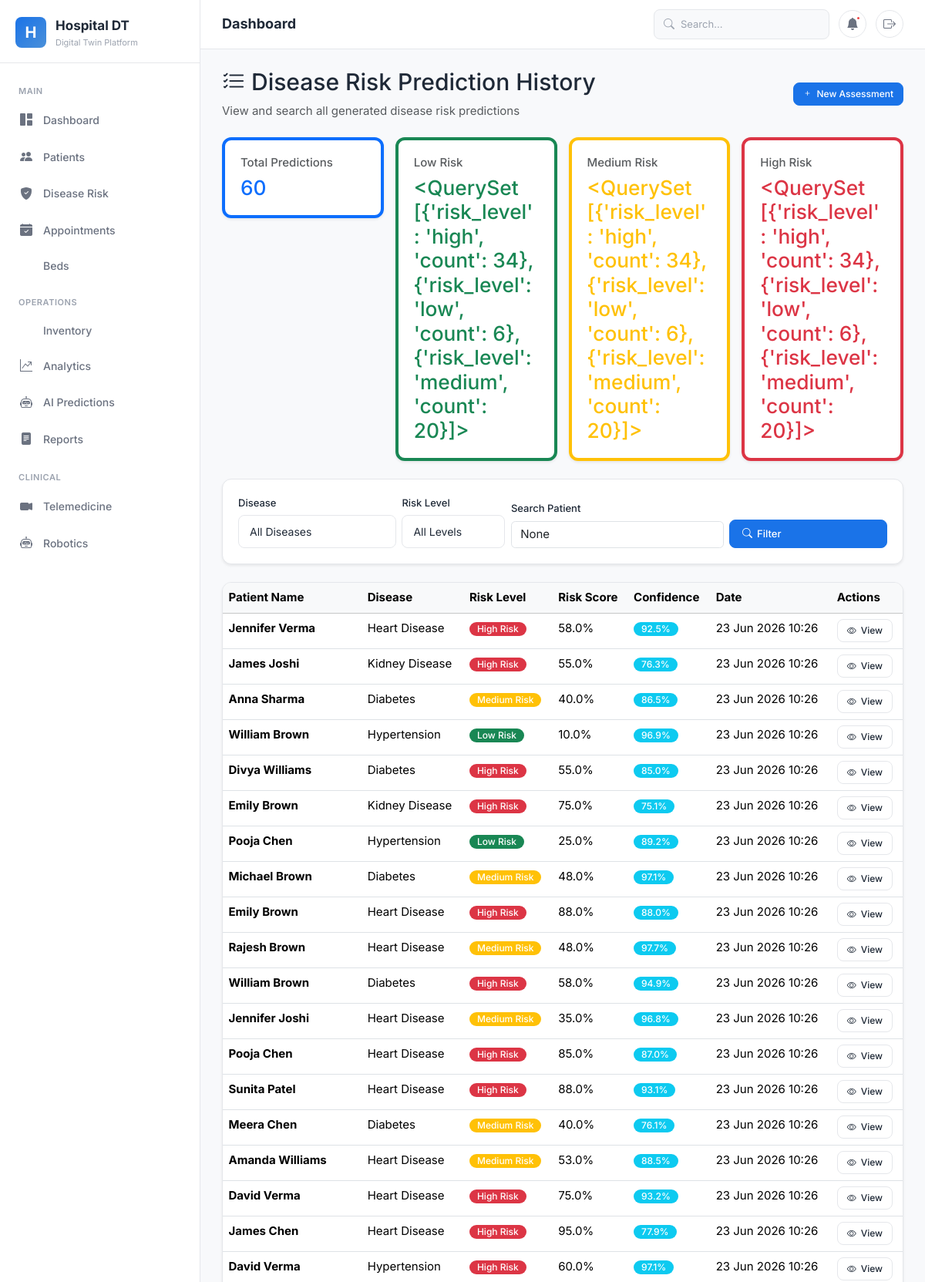
Page /disease-risk/history/ (signed in, upper part) on the committed database.
### disease_risk/models.py (models this page shows, shortened)
class DiseaseRiskPrediction(models.Model):
    DISEASE_CHOICES = [
        ('diabetes', 'Diabetes'),
        ('heart_disease', 'Heart Disease'),
        ('hypertension', 'Hypertension'),
        ('kidney_disease', 'Kidney Disease'),
    ]
    RISK_LEVEL_CHOICES = [
        ('low', 'Low Risk'),
        ('medium', 'Medium Risk'),
        ('high', 'High Risk'),
    ]
    GENDER_CHOICES = [
        ('male', 'Male'),
        ('female', 'Female'),
    ]
    patient_name = models.CharField(max_length=200)
    age = models.IntegerField()
    gender = models.CharField(max_length=10, choices=GENDER_CHOICES)
    blood_pressure = models.FloatField(help_text='Systolic BP in mmHg')
    sugar_level = models.FloatField(help_text='Blood sugar level in mg/dL')
    bmi = models.FloatField(help_text='Body Mass Index')
    cholesterol = models.FloatField(help_text='Total cholesterol in mg/dL')
    heart_rate = models.IntegerField(help_text='Heart rate in bpm')
    disease_type = models.CharField(max_length=50, choices=DISEASE_CHOICES)
    risk_level = models.CharField(max_length=20, choices=RISK_LEVEL_CHOICES)
    risk_score = models.FloatField()
    confidence_score = models.FloatField()
    recommendations = models.TextField(blank=True)
    created_by = models.ForeignKey(User, on_delete=models.SET_NULL, null=True)
    created_at = models.DateTimeField(auto_now_add=True)
    class Meta:
        ordering = ['-created_at']

### disease_risk/views.py (the view)
# urls.py: path('history/', views.prediction_history, name='prediction_history'),
@admin_required
def prediction_history(request):
    predictions = DiseaseRiskPrediction.objects.select_related('created_by').order_by('-created_at')
    disease = request.GET.get('disease')
    risk = request.GET.get('risk')
    search = request.GET.get('q')
    if disease:
        predictions = predictions.filter(disease_type=disease)
    if risk:
        predictions = predictions.filter(risk_level=risk)
    if search:
        predictions = predictions.filter(patient_name__icontains=search)
    disease_stats = DiseaseRiskPrediction.objects.values('disease_type').annotate(
        count=Count('id'),
        avg_risk=Avg('risk_score'),
    ).order_by('-count')
    risk_distribution = DiseaseRiskPrediction.objects.values('risk_level').annotate(
        count=Count('id'),
    ).order_by('risk_level')
    context = {
        'predictions': predictions,
        'disease_stats': disease_stats,
        'risk_distribution': risk_distribution,
        'selected_disease': disease,
        'selected_risk': risk,
        'search_query': search,
    }
    return render(request, 'disease_risk/prediction_history.html', context)

### HospitalDigitalTwin/disease_risk/templates/disease_risk/prediction_history.html (shortened to what this page needs)
{% extends 'base.html' %}
{% load static %}
{% block content %}
<div class="d-flex justify-content-between align-items-center mb-4">
    <div>
        <h2><i class="bi bi-list-check"></i> Disease Risk Prediction History</h2>
        <p class="text-muted mb-0">View and search all generated disease risk predictions</p>
    </div>
    <a href="{% url 'disease_risk:risk_assessment' %}" class="btn btn-primary btn-sm"><i class="bi bi-plus"></i> New Assessment</a>
</div>
<div class="row g-3 mb-4">
    <div class="col-md-3">
        <div class="card border-primary border-start border-4 shadow-sm">
            <div class="card-body">
                <h6 class="text-muted">Total Predictions</h6>
                <h3 class="mb-0 text-primary">{{ predictions|length }}</h3>
            </div>
        </div>
    </div>
    <div class="col-md-3">
        <div class="card border-success border-start border-4 shadow-sm">
            <div class="card-body">
                <h6 class="text-muted">Low Risk</h6>
                <h3 class="mb-0 text-success">{{ risk_distribution|default:0 }}</h3>
            </div>
        </div>
    </div>
    <div class="col-md-3">
        <div class="card border-warning border-start border-4 shadow-sm">
            <div class="card-body">
                <h6 class="text-muted">Medium Risk</h6>
                <h3 class="mb-0 text-warning">{{ risk_distribution|default:0 }}</h3>
            </div>
        </div>
    </div>
    <div class="col-md-3">
        <div class="card border-danger border-start border-4 shadow-sm">
            <div class="card-body">
                <h6 class="text-muted">High Risk</h6>
                <h3 class="mb-0 text-danger">{{ risk_distribution|default:0 }}</h3>
            </div>
        </div>
    </div>
</div>
<div class="card shadow-sm mb-4">
    <div class="card-body">
        <form method="get" class="row g-2 align-items-end">
            <div class="col-md-3">
                <label class="form-label">Disease</label>
                <select name="disease" class="form-select">
                    <option value="">All Diseases</option>
                </select>
            </div>
            <div class="col-md-2">
                <label class="form-label">Risk Level</label>
                <select name="risk" class="form-select">
                    <option value="">All Levels</option>
                </select>
            </div>
            <div class="col-md-4">
                <label class="form-label">Search Patient</label>
                <input type="text" name="q" class="form-control" placeholder="Search by name..." value="{{ search_query }}">
            </div>
            <div class="col-md-3">
                <button type="submit" class="btn btn-primary w-100"><i class="bi bi-search"></i> Filter</button>
            </div>
        </form>
    </div>
</div>
<div class="card shadow-sm">
    <div class="card-body p-0">
        <div class="table-responsive">
            <table class="table table-hover mb-0">
                <thead class="table-light">
                    <tr>
                        <th>Patient Name</th>
                        <th>Disease</th>
                        <th>Risk Level</th>
                        <th>Risk Score</th>
                        <th>Confidence</th>
                        <th>Date</th>
                        <th>Actions</th>
                    </tr>
                </thead>
                <tbody>
                    {% for pred in predictions %}
                    <tr>
                        <td><strong>{{ pred.patient_name }}</strong></td>
                        <td>{{ pred.get_disease_type_display }}</td>
                        <td>
                            <span class="badge bg-{% if pred.risk_level == 'high' %}danger{% elif pred.risk_level == 'medium' %}warning{% else %}success{% endif %}">
                                {{ pred.get_risk_level_display }}
                            </span>
                        </td>
                        <td>{{ pred.risk_score|floatformat:1 }}%</td>
                        <td><span class="badge bg-info">{{ pred.confidence_score|floatformat:1 }}%</span></td>
                        <td>{{ pred.created_at|date:"d M Y H:i" }}</td>
                        <td>
                            <a href="{% url 'disease_risk:prediction_detail' pred.pk %}" class="btn btn-sm btn-outline-primary">
                                <i class="bi bi-eye"></i> View
                            </a>
                        </td>
                    </tr>
                    {% endfor %}
                </tbody>
            </table>
        </div>
    </div>
</div>
{% endblock %}

### static/css/minimal.css (style rules this page uses)
:root { --primary: #1a73e8; --primary-dark: #1557b0; --primary-light: #4a90d9; --primary-bg: #e8f0fe; --accent: #0d9488; --accent-dark: #0f766e; --accent-bg: #f0fdfa; --success: #10b981; --success-bg: #ecfdf5; --warning: #f59e0b; --warning-bg: #fffbeb; --error: #ef4444; --error-bg: #fef2f2; --purple: #8b5cf6; --purple-bg: #f5f3ff; --orange: #f97316; --orange-bg: #fff7ed; --bg: #f8f9fb; --bg-card: #ffffff; --text: #1f2937; --text-secondary: #6b7280; --text-muted: #9ca3af; --border: #e5e7eb; --shadow-sm: 0 1px 2px rgba(0,0,0,0.04); --shadow: 0 1px 3px rgba(0,0,0,0.06), 0 1px 2px rgba(0,0,0,0.04); --shadow-md: 0 4px 6px -1px rgba(0,0,0,0.06), 0 2px 4px -2px rgba(0,0,0,0.04); --shadow-lg: 0 10px 15px -3px rgba(0,0,0,0.06), 0 4px 6px -4px rgba(0,0,0,0.04); --radius: 12px; --radius-sm: 8px; --radius-lg: 16px; --sidebar-width: 260px; --header-height: 64px; --transition: all 0.2s ease; }
*, *::before, *::after { box-sizing: border-box; margin: 0; padding: 0; }
html { font-size: 15px; }
body { font-family: 'Inter', -apple-system, BlinkMacSystemFont, 'Segoe UI', sans-serif; background: var(--bg); color: var(--text); line-height: 1.6; -webkit-font-smoothing: antialiased; }
.card { background: var(--bg-card); border: 1px solid var(--border); border-radius: var(--radius); overflow: hidden; }
.card-body { padding: 20px; }
.card-body.p-0 { padding: 0; }
.badge { display: inline-flex; align-items: center; padding: 3px 10px; border-radius: 20px; font-size: 12px; font-weight: 500; gap: 4px; }
.btn { display: inline-flex; align-items: center; gap: 6px; padding: 8px 16px; border-radius: var(--radius-sm); font-size: 13px; font-weight: 500; font-family: inherit; border: 1px solid var(--border); background: var(--bg-card); color: var(--text); cursor: pointer; transition: var(--transition); text-decoration: none; white-space: nowrap; }
.btn-primary { background: var(--primary); color: #fff; border-color: var(--primary); }
.btn-sm { padding: 5px 12px; font-size: 12px; }
.form-label { display: block; font-size: 13px; font-weight: 500; color: var(--text); margin-bottom: 6px; }
.form-input, .form-select, .form-textarea { width: 100%; padding: 10px 14px; border: 1px solid var(--border); border-radius: var(--radius-sm); font-size: 14px; font-family: inherit; color: var(--text); background: var(--bg-card); outline: none; transition: var(--transition); }
.text-muted { color: var(--text-muted); }
.mb-4 { margin-bottom: 16px; }
.p-0 { padding: 0 !important; }
.d-flex { display: flex; }

### rows in the picture
DiseaseRiskPrediction: patient_name "Jennifer Verma", disease_type "Heart Disease", risk_level "High Risk", risk_score "58.0", confidence_score "92.5", created_at "23 Jun 2026 10:26"
DiseaseRiskPrediction: patient_name "James Joshi", disease_type "Kidney Disease", risk_level "High Risk", risk_score "55.0", confidence_score "76.3", created_at "23 Jun 2026 10:26"
DiseaseRiskPrediction: patient_name "Anna Sharma", disease_type "Diabetes", risk_level "Medium Risk", risk_score "40.0", confidence_score "86.5", created_at "23 Jun 2026 10:26"
DiseaseRiskPrediction: patient_name "William Brown", disease_type "Hypertension", risk_level "Low Risk", risk_score "10.0", confidence_score "96.9", created_at "23 Jun 2026 10:26"
DiseaseRiskPrediction: patient_name "Divya Williams", disease_type "Diabetes", risk_level "High Risk", risk_score "55.0", confidence_score "85.0", created_at "23 Jun 2026 10:26"
DiseaseRiskPrediction: patient_name "Emily Brown", disease_type "Kidney Disease", risk_level "High Risk", risk_score "75.0", confidence_score "75.1", created_at "23 Jun 2026 10:26"
DiseaseRiskPrediction: patient_name "Pooja Chen", disease_type "Hypertension", risk_level "Low Risk", risk_score "25.0", confidence_score "89.2", created_at "23 Jun 2026 10:26"
DiseaseRiskPrediction: patient_name "Michael Brown", disease_type "Diabetes", risk_level "Medium Risk", risk_score "48.0", confidence_score "97.1", created_at "23 Jun 2026 10:26"
DiseaseRiskPrediction: patient_name "Emily Brown", disease_type "Heart Disease", risk_level "High Risk", risk_score "88.0", confidence_score "88.0", created_at "23 Jun 2026 10:26"
DiseaseRiskPrediction: patient_name "Rajesh Brown", disease_type "Heart Disease", risk_level "Medium Risk", risk_score "48.0", confidence_score "97.7", created_at "23 Jun 2026 10:26"
DiseaseRiskPrediction: patient_name "William Brown", disease_type "Diabetes", risk_level "High Risk", risk_score "58.0", confidence_score "94.9", created_at "23 Jun 2026 10:26"
DiseaseRiskPrediction: patient_name "Jennifer Joshi", disease_type "Heart Disease", risk_level "Medium Risk", risk_score "35.0", confidence_score "96.8", created_at "23 Jun 2026 10:26"
DiseaseRiskPrediction: patient_name "Pooja Chen", disease_type "Heart Disease", risk_level "High Risk", risk_score "85.0", confidence_score "87.0", created_at "23 Jun 2026 10:26"
DiseaseRiskPrediction: patient_name "Sunita Patel", disease_type "Heart Disease", risk_level "High Risk", risk_score "88.0", confidence_score "93.1", created_at "23 Jun 2026 10:26"
DiseaseRiskPrediction: patient_name "Meera Chen", disease_type "Diabetes", risk_level "Medium Risk", risk_score "40.0", confidence_score "76.1", created_at "23 Jun 2026 10:26"
DiseaseRiskPrediction: patient_name "Amanda Williams", disease_type "Heart Disease", risk_level "Medium Risk", risk_score "53.0", confidence_score "88.5", created_at "23 Jun 2026 10:26"
DiseaseRiskPrediction: patient_name "David Verma", disease_type "Heart Disease", risk_level "High Risk", risk_score "75.0", confidence_score "93.2", created_at "23 Jun 2026 10:26"
DiseaseRiskPrediction: patient_name "James Chen", disease_type "Heart Disease", risk_level "High Risk", risk_score "95.0", confidence_score "77.9", created_at "23 Jun 2026 10:26"
DiseaseRiskPrediction: patient_name "David Verma", disease_type "Hypertension", risk_level "High Risk", risk_score "60.0", confidence_score "97.1", created_at "23 Jun 2026 10:26"

### other values in the picture
{{ predictions|length }} "60"
{{ risk_distribution|default:0 }} "<QuerySet [{'risk_level': 'high', 'count': 34}, {'risk_level': 'low', 'count': 6}, {'risk_level': 'medium', 'count': 20}]>"
